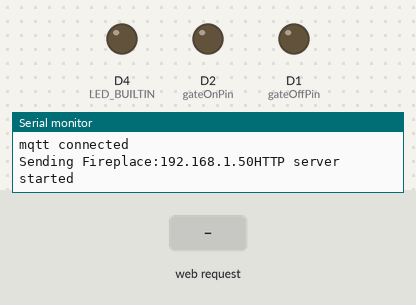
Simulated run of this sketch. Board: ESP8266 (NodeMCU). Parts: output pins drawn as LEDs (lit = HIGH, except the on-board LED, lit = LOW), the last lines printed to the serial monitor. Inputs (shaded band) come from the test bench. WiFi joins after 1.5 s; servers stay silent unless stated; random numbers use the default seed unless the sketch sets one; no MQTT or app messages arrive unless stated.

Above: at 4.4 s.
4.5 s: HTTP request GET /fireplaceon received
At 4.65 s:
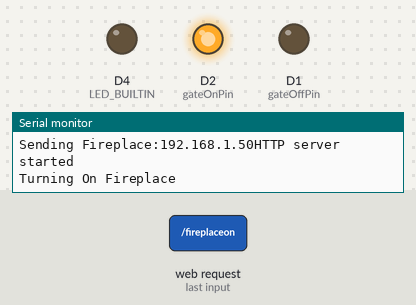
6.3 s: HTTP request GET /fireplaceoff received
At 6.45 s:
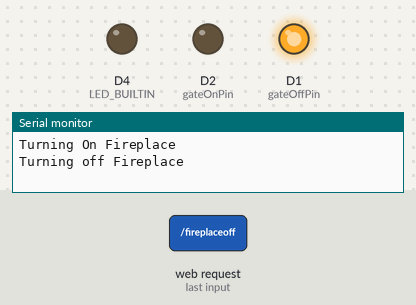
Timing chart, 0 to 9.3 s (numbered marks = the images above; inputs shaded):
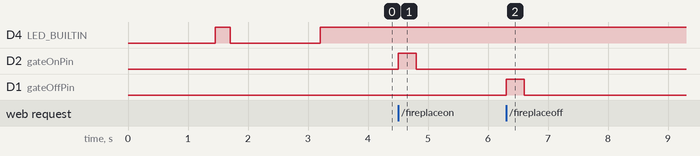

The sketch:

Fireplace.ino
```cpp
#include <ESP8266WiFi.h>
#include <WiFiClient.h>
#include <ESP8266WebServer.h>
#include <ESP8266mDNS.h>
#include <PubSubClient.h>

//https://github.com/knolleary/pubsubclient/blob/master/examples/mqtt_esp8266/mqtt_esp8266.ino

const char* ssid = "TruffleShuffle";
const char* password = "Mets1234";
const char* mqtt_server = "pizero1";

ESP8266WebServer server(80);
WiFiClient espClient;
PubSubClient mqttclient(espClient);

const int gateOffPin = D1;
const int gateOnPin =  D2;      // the number of the LED pin


void handleRoot() {

  server.send(200, "text/plain", "OK");

}


void handleNotFound(){

  String message = "File Not Found\n\n";
  message += "URI: ";
  message += server.uri();
  message += "\nMethod: ";
  message += (server.method() == HTTP_GET)?"GET":"POST";
  message += "\nArguments: ";
  message += server.args();
  message += "\n";
  for (uint8_t i=0; i<server.args(); i++){
    message += " " + server.argName(i) + ": " + server.arg(i) + "\n";
  }
  server.send(404, "text/plain", message);

}

void flashLED(int d){
  digitalWrite(LED_BUILTIN, LOW);
  delay(d);
  digitalWrite(LED_BUILTIN, HIGH);
}

void setup(void){
  flashLED(100);
  Serial.begin(115200);
  pinMode(gateOnPin,OUTPUT);
  pinMode(gateOffPin,OUTPUT);
  digitalWrite(gateOffPin, LOW);
  digitalWrite(gateOnPin, LOW);
  pinMode(LED_BUILTIN, OUTPUT);
  flashLED(100);
  WiFi.begin(ssid, password);
  Serial.println("");
  flashLED(1000);
  // Wait for connection
  while (WiFi.status() != WL_CONNECTED) {
    flashLED(250);
    delay(250);
    Serial.print(".");
  }
  flashLED(1500);
  Serial.println("");
  Serial.print("Connected to ");
  Serial.println(ssid);
  Serial.print("IP address: ");
  Serial.println(WiFi.localIP());

  if (MDNS.begin("esp8266")) {
    Serial.println("MDNS responder started");
  }

  mqttclient.setServer(mqtt_server, 1883);

  String clientId = "FIREPLACE-";
  clientId += String(random(0xffff), HEX);
  if (mqttclient.connect(clientId.c_str())) {
      Serial.println("mqtt connected");
      // Once connected, publish an announcement...
      String s = "Fireplace:"+WiFi.localIP().toString();
      Serial.print("Sending "+s);
      char temp[100];
      s.toCharArray(temp, s.length() + 1); //packaging up the data to publish to mqtt whoa...

      mqttclient.publish("regserver",temp);
      mqttclient.loop();
    }
  else {
      Serial.print("mqtt failed, rc=");
      Serial.print(mqttclient.state());
  }


  server.on("/", handleRoot);

  server.on("/fireplaceon", [](){
    turnOnFireplace();
    server.send(200, "text/plain", "OK-ON");
  });

  server.on("/fireplaceoff", [](){
    turnOffFireplace();
    server.send(200, "text/plain", "OK-OFF");
  });

  server.onNotFound(handleNotFound);

  //turnOnFireplace();

  server.begin();
  Serial.println("HTTP server started");
}

void turnOnFireplace(){
  Serial.println("Turning On Fireplace");
  digitalWrite(gateOnPin, HIGH);  //GATEPIN High makes fireplace go on
  Serial.flush();
  delay(300);
  digitalWrite(gateOnPin, LOW);
}

void turnOffFireplace(){
  Serial.println("Turning off Fireplace");
  digitalWrite(gateOffPin, HIGH);  //GATEPIN High makes fireplace go off
  Serial.flush();
  delay(300);
  digitalWrite(gateOffPin, LOW);
}


void loop(void){
  server.handleClient();
}
```

Measured:
- after the input at 4.5 s, D2 (gateOnPin): LOW → HIGH at once, → LOW 0.30 s later
- after the input at 6.3 s, D1 (gateOffPin): LOW → HIGH at once, → LOW 0.30 s later
